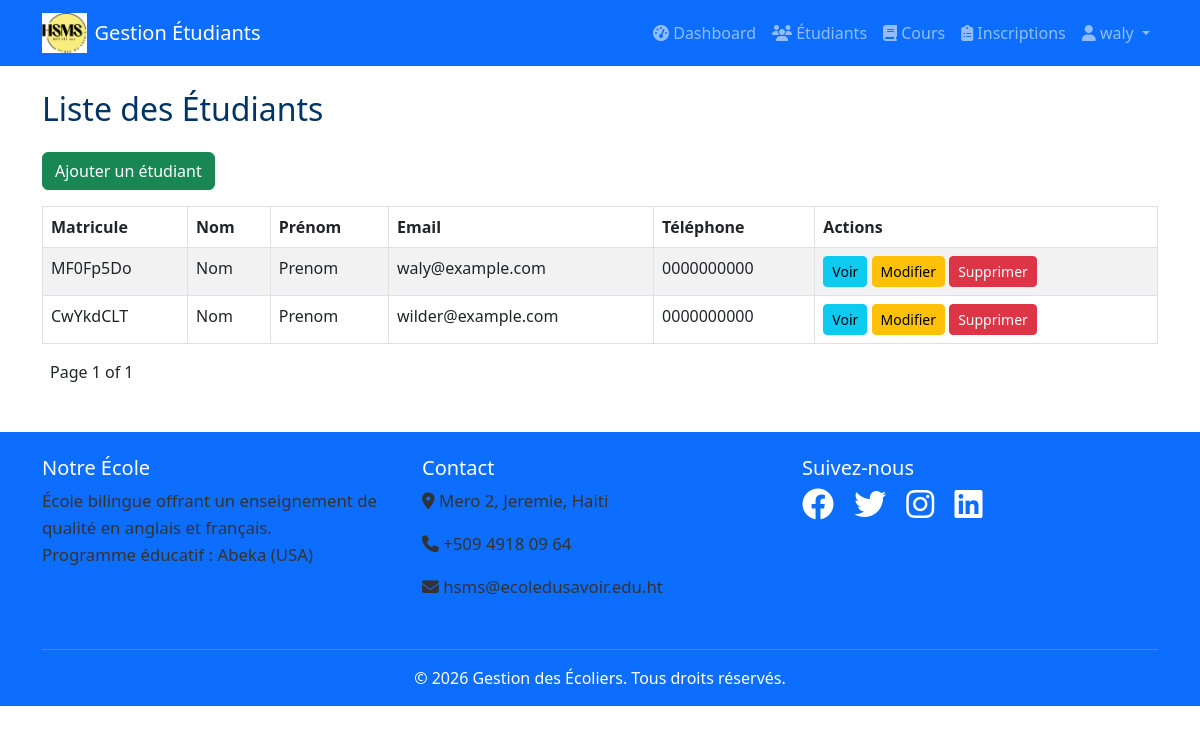
Page /etudiants/ (signed in) on the committed database.
### core/models.py (models this page shows, shortened)
class Etudiant(models.Model):
    user = models.OneToOneField(User, on_delete=models.CASCADE, null=True, blank=True)
    matricule = models.CharField(max_length=20, unique=True)
    nom = models.CharField(max_length=100)
    prenom = models.CharField(max_length=100)
    email = models.EmailField(unique=True)
    telephone = models.CharField(max_length=20)
    date_naissance = models.DateField()
    date_inscription = models.DateTimeField(auto_now_add=True)
    adresse = models.TextField()
    photo = models.ImageField(upload_to="etudiants/", blank=True, null=True)

### core/views.py (the view)
# urls.py: path('etudiants/', views.liste_etudiants, name='liste_etudiants'),
@login_required
def liste_etudiants(request):
    etudiants_list = Etudiant.objects.all()
    paginator = Paginator(etudiants_list, 5)
    page_number = request.GET.get('page')
    etudiants = paginator.get_page(page_number)
    return render(request, 'etudiants/liste.html', {
        'etudiants': etudiants
    })

### templates/etudiants/liste.html (shortened to what this page needs)
{% extends 'base.html' %}
{% block content %}
<h2 class="mb-4">Liste des Étudiants</h2>
<a href="{% url 'ajouter_etudiant' %}" class="btn btn-success mb-3">
    Ajouter un étudiant
</a>
<table class="table table-bordered table-striped">
    <thead>
        <tr>
            <th>Matricule</th>
            <th>Nom</th>
            <th>Prénom</th>
            <th>Email</th>
            <th>Téléphone</th>
            <th>Actions</th>
        </tr>
    </thead>
    <tbody>
        {% for etudiant in etudiants %}
        <tr>
            <td>{{ etudiant.matricule }}</td>
            <td>{{ etudiant.nom }}</td>
            <td>{{ etudiant.prenom }}</td>
            <td>{{ etudiant.email }}</td>
            <td>{{ etudiant.telephone }}</td>
            <td>
                <a href="{% url 'detail_etudiant' etudiant.pk %}" class="btn btn-info btn-sm">Voir</a>
                <a href="{% url 'modifier_etudiant' etudiant.pk %}" class="btn btn-warning btn-sm">Modifier</a>
                <a href="{% url 'supprimer_etudiant' etudiant.pk %}" class="btn btn-danger btn-sm">Supprimer</a>
            </td>
        </tr>
        {% empty %}
        <tr>
            <td colspan="6">Aucun étudiant enregistré.</td>
        </tr>
        {% endfor %}
    </tbody>
</table>
<div class="mt-3">
<span class="mx-2">
Page {{ etudiants.number }} of {{ etudiants.paginator.num_pages }}
</span>
</div>
{% endblock %}

### templates/base.html (shortened to what this page needs)
<!DOCTYPE html>
<html lang="fr">
<head>
    {% load static %}
    <link rel="stylesheet" href="{% static 'css/style.css' %}">
    <link href="https://cdn.jsdelivr.net/npm/bootstrap@5.3.0/dist/css/bootstrap.min.css" rel="stylesheet">
    <link rel="stylesheet" href="https://cdnjs.cloudflare.com/ajax/libs/font-awesome/6.4.0/css/all.min.css">
</head>
<body>
    <nav class="navbar navbar-expand-lg navbar-dark bg-primary">
        <div class="container">
           <a class="navbar-brand d-flex align-items-center" href="{% url 'accueil' %}">
                <img src="{% static 'images/logos.jpeg' %}" alt="Logo" style="height:40px; width:auto;" class="me-2">
                <span>Gestion Étudiants</span>
            </a>
            <div class="collapse navbar-collapse" id="navbarNav">
                <ul class="navbar-nav ms-auto">
                    {% if user.is_authenticated %}
                        <li class="nav-item">
                            <a class="nav-link" href="{% url 'dashboard' %}">
                                <i class="fas fa-tachometer-alt"></i> Dashboard
                            </a>
                        </li>
                        <li class="nav-item">
                            <a class="nav-link" href="{% url 'liste_etudiants' %}">
                                <i class="fas fa-users"></i> Étudiants
                            </a>
                        </li>
                        <li class="nav-item">
                            <a class="nav-link" href="{% url 'liste_cours' %}">
                                <i class="fas fa-book"></i> Cours
                            </a>
                        </li>
                        <li class="nav-item">
                            <a class="nav-link" href="{% url 'liste_inscriptions' %}">
                                <i class="fas fa-clipboard-list"></i> Inscriptions
                            </a>
                        </li>
                        <li class="nav-item dropdown">
                            <a class="nav-link dropdown-toggle" href="#" id="userDropdown" role="button" data-bs-toggle="dropdown">
                                <i class="fas fa-user"></i> {{ user.username }}
                            </a>
                        </li>
                    {% endif %}
                </ul>
            </div>
        </div>
    </nav>
    <main class="container my-4">
        {% block content %}{% endblock %}
    </main>
<footer class="bg-primary text-white pt-4 pb-2 mt-5">
    <div class="container">
        <div class="row">
            <div class="col-md-4 mb-3">
                <h5>Notre École</h5>
                <p>École bilingue offrant un enseignement de qualité en anglais et français.<br>
                Programme éducatif : Abeka (USA)</p>
            </div>
            <div class="col-md-4 text-white mb-3">
                <h5>Contact</h5>
                <p><i class="fas fa-map-marker-alt"></i> Mero 2, Jeremie, Haiti</p>
                <p><i class="fas fa-phone"></i> +509 4918 09 64</p>
                <p><i class="fas fa-envelope"></i> hsms@ecoledusavoir.edu.ht</p>
            </div>
            <div class="col-md-4 text-white mb-3 text-center text-md-start">
                <h5>Suivez-nous</h5>
                <a href="#" class="text-white me-3"><i class="fab fa-facebook fa-2x"></i></a>
                <a href="#" class="text-white me-3"><i class="fab fa-twitter fa-2x"></i></a>
                <a href="#" class="text-white me-3"><i class="fab fa-instagram fa-2x"></i></a>
                <a href="#" class="text-white"><i class="fab fa-linkedin fa-2x"></i></a>
            </div>
        </div>
        <hr class="bg-light">
        <div class="text-center text-white pb-2">
            &copy; 2026 Gestion des Écoliers. Tous droits réservés.
        </div>
    </div>
</footer>
</body>
</html>

### static/css/style.css (style rules this page uses)
.container h2, .container h3 { color: #003366; }
.container p { font-size: 1.05rem; line-height: 1.6; color: #333; }
footer { background-color: #0d6efd; color: #fff; }
footer a { color: #fff; transition: color 0.3s; }
footer hr { margin: 1rem 0; border-color: #cfe2ff; }

### rows in the picture
Etudiant: matricule "MF0Fp5Do", nom "Nom", prenom "Prenom", email "waly@example.com", telephone "0000000000"
Etudiant: matricule "CwYkdCLT", nom "Nom", prenom "Prenom", email "wilder@example.com", telephone "0000000000"

### other values in the picture
{{ user.username }} "waly"
{{ etudiants.number }} "1"
{{ etudiants.paginator.num_pages }} "1"
